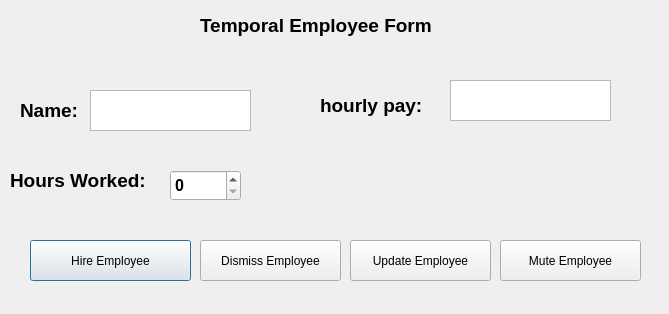
<?xml version="1.0" encoding="UTF-8"?>
<ui version="4.0">
 <class>Dialog</class>
 <widget class="QDialog" name="Dialog">
  <property name="geometry">
   <rect>
    <x>0</x>
    <y>0</y>
    <width>669</width>
    <height>314</height>
   </rect>
  </property>
  <property name="windowTitle">
   <string>Dialog</string>
  </property>
  <widget class="QTextEdit" name="Name">
   <property name="geometry">
    <rect>
     <x>90</x>
     <y>90</y>
     <width>161</width>
     <height>41</height>
    </rect>
   </property>
   <property name="font">
    <font>
     <pointsize>14</pointsize>
     <weight>75</weight>
     <bold>true</bold>
    </font>
   </property>
  </widget>
  <widget class="QLabel" name="label_16">
   <property name="geometry">
    <rect>
     <x>10</x>
     <y>170</y>
     <width>151</width>
     <height>21</height>
    </rect>
   </property>
   <property name="font">
    <font>
     <pointsize>14</pointsize>
     <weight>75</weight>
     <bold>true</bold>
    </font>
   </property>
   <property name="text">
    <string>Hours Worked:</string>
   </property>
  </widget>
  <widget class="QLabel" name="label_15">
   <property name="geometry">
    <rect>
     <x>320</x>
     <y>90</y>
     <width>121</width>
     <height>31</height>
    </rect>
   </property>
   <property name="font">
    <font>
     <pointsize>14</pointsize>
     <weight>75</weight>
     <bold>true</bold>
    </font>
   </property>
   <property name="text">
    <string>hourly pay:</string>
   </property>
  </widget>
  <widget class="QTextEdit" name="HourlyPay">
   <property name="geometry">
    <rect>
     <x>450</x>
     <y>80</y>
     <width>161</width>
     <height>41</height>
    </rect>
   </property>
   <property name="font">
    <font>
     <pointsize>14</pointsize>
     <weight>75</weight>
     <bold>true</bold>
    </font>
   </property>
  </widget>
  <widget class="QLabel" name="label_2">
   <property name="geometry">
    <rect>
     <x>20</x>
     <y>100</y>
     <width>71</width>
     <height>21</height>
    </rect>
   </property>
   <property name="font">
    <font>
     <pointsize>14</pointsize>
     <weight>75</weight>
     <bold>true</bold>
    </font>
   </property>
   <property name="text">
    <string>Name:</string>
   </property>
  </widget>
  <widget class="QSpinBox" name="Hours_worked">
   <property name="geometry">
    <rect>
     <x>170</x>
     <y>170</y>
     <width>71</width>
     <height>31</height>
    </rect>
   </property>
   <property name="font">
    <font>
     <pointsize>12</pointsize>
     <weight>75</weight>
     <bold>true</bold>
    </font>
   </property>
  </widget>
  <widget class="QPushButton" name="HireEmployee">
   <property name="geometry">
    <rect>
     <x>30</x>
     <y>240</y>
     <width>161</width>
     <height>41</height>
    </rect>
   </property>
   <property name="text">
    <string>Hire Employee</string>
   </property>
  </widget>
  <widget class="QPushButton" name="UpdateEmployee">
   <property name="geometry">
    <rect>
     <x>350</x>
     <y>240</y>
     <width>141</width>
     <height>41</height>
    </rect>
   </property>
   <property name="text">
    <string>Update Employee</string>
   </property>
  </widget>
  <widget class="QLabel" name="label_17">
   <property name="geometry">
    <rect>
     <x>200</x>
     <y>10</y>
     <width>251</width>
     <height>31</height>
    </rect>
   </property>
   <property name="font">
    <font>
     <pointsize>14</pointsize>
     <weight>75</weight>
     <bold>true</bold>
    </font>
   </property>
   <property name="text">
    <string>Temporal Employee Form</string>
   </property>
  </widget>
  <widget class="QPushButton" name="MuteEmployee">
   <property name="geometry">
    <rect>
     <x>500</x>
     <y>240</y>
     <width>141</width>
     <height>41</height>
    </rect>
   </property>
   <property name="text">
    <string>Mute Employee</string>
   </property>
  </widget>
  <widget class="QPushButton" name="DismissEmployee">
   <property name="geometry">
    <rect>
     <x>200</x>
     <y>240</y>
     <width>141</width>
     <height>41</height>
    </rect>
   </property>
   <property name="text">
    <string>Dismiss Employee</string>
   </property>
  </widget>
 </widget>
 <resources/>
 <connections/>
</ui>
